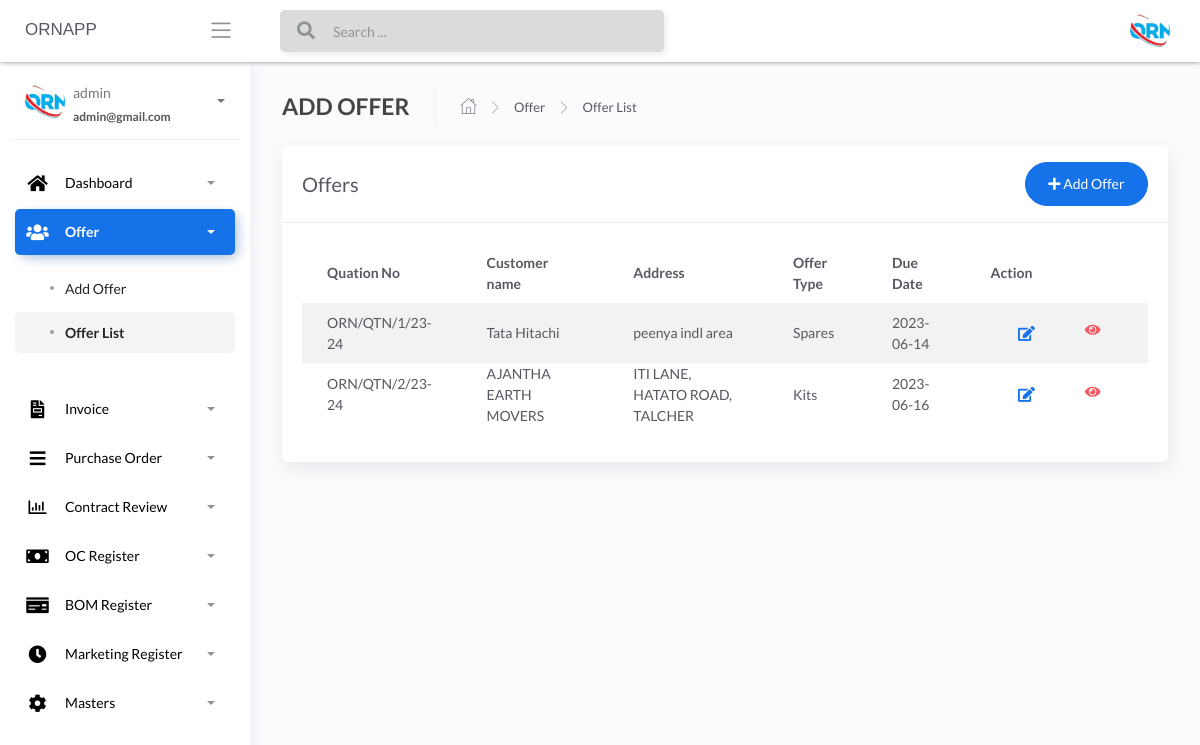
Before: /offer-offerlist (signed in) with the older database file.
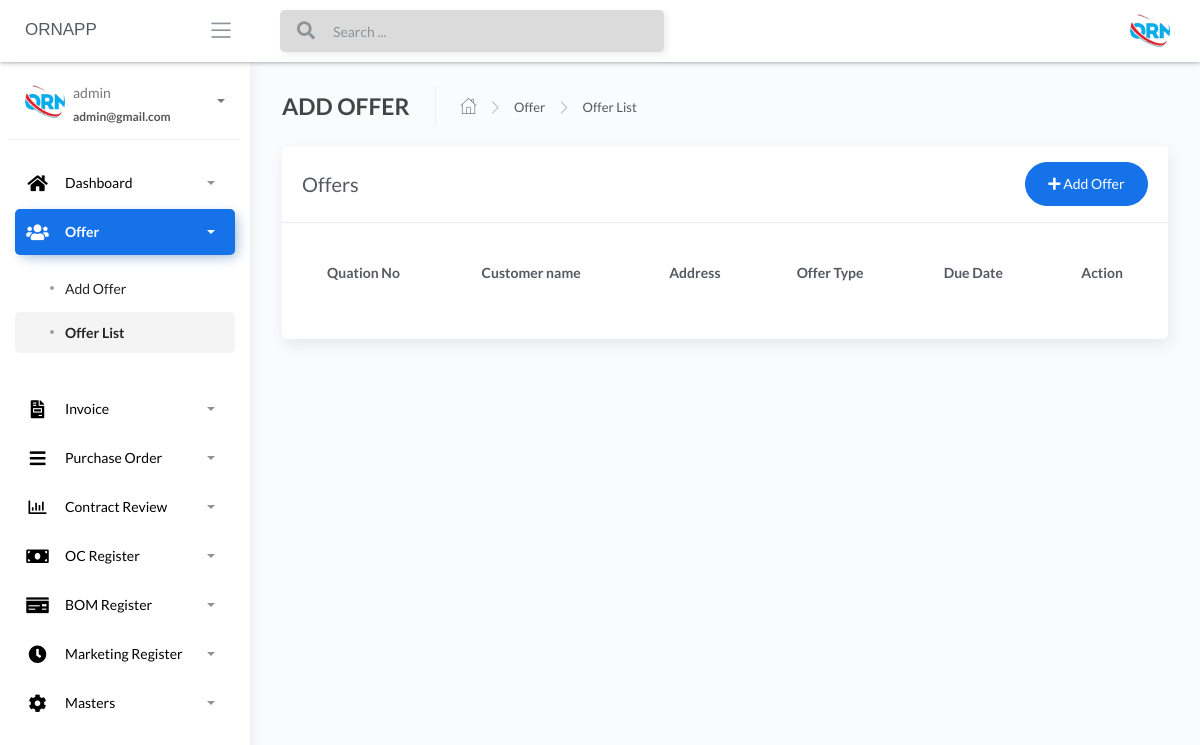
After: the same page with the newer database file.
### apps/authentication/models.py (models this page shows, shortened)
class Users(db.Model, UserMixin):
    __tablename__ = 'Users'
    id = db.Column(db.Integer, primary_key=True)
    username = db.Column(db.String(64), unique=True)
    email = db.Column(db.String(64), unique=True)
    password = db.Column(db.LargeBinary)

### apps/home/models.py (models this page shows, shortened)
class AddOffer(db.Model):
    __tablename__ = "addoffer"
    id = db.Column(db.Integer, primary_key=True)
    customer_name_offer = db.Column(db.String())
    due_date_offer = db.Column(db.String())
    offer_type_offer = db.Column(db.String())
    quotation_number_offer = db.Column(db.String())
    marketing_person_offer = db.Column(db.String())
    currency_type_offer = db.Column(db.String())
    product_kit_offer_json = db.Column(db.String())
    grossAmount = db.Column(db.Float())
    discountType = db.Column(db.String())
    discountValue = db.Column(db.Float())
    assessableValue = db.Column(db.Float())
    pfPercentage = db.Column(db.Float())
    pfValue = db.Column(db.Float())
    freightValue = db.Column(db.Float())
    totalFreight = db.Column(db.Float())
    tcsPercentage = db.Column(db.Float())
    tcsValue = db.Column(db.Float())
    gstPercentage = db.Column(db.Float())
    gstValue = db.Column(db.Float())
    roundOffType = db.Column(db.String())
    roundOffValue = db.Column(db.Float())
    grandTotal = db.Column(db.Float())
    subject_offer = db.Column(db.String())
    reference_offer = db.Column(db.String())
    description_offer = db.Column(db.String())
    footer_description_offer = db.Column(db.String())
    notes_offer = db.Column(db.String())
    price_basis_offer = db.Column(db.String())
    PandFcharges_offer = db.Column(db.String())
    igst_terms_offer = db.Column(db.String())
    hsn_code_offer = db.Column(db.String())
    payment_terms_offer = db.Column(db.String())
    delivery_terms_offer = db.Column(db.String())
    freight_terms_offer = db.Column(db.String())
    validity_terms_offer = db.Column(db.String())
    warrenty_terms_offer = db.Column(db.String())
    contract_review_Order_No = db.Column(db.String())
    contract_review_Order_Date = db.Column(db.String())
    contract_review_PO_Qty = db.Column(db.Integer())
    contract_review_Billing_Address = db.Column(db.String())
    contract_review_Delivery_Address_1 = db.Column(db.String())
    contract_review_Delivery_Address_2 = db.Column(db.String())
    contract_review_Delivery_Address_3 = db.Column(db.String())
    contract_review_Delivery_Address_4 = db.Column(db.String())
    contract_review_Delivery_Address_5 = db.Column(db.String())
    contract_review_Offer_No = db.Column(db.String())
    contract_review_Total_Cost = db.Column(db.Float())
    contract_review_price = db.Column(db.String())
    contract_review_price_1 = db.Column(db.String())
    contract_review_price_2 = db.Column(db.String())
    contract_review_packing_and_Forwarding = db.Column(db.String())
    contract_review_packing_and_Forwarding_1 = db.Column(db.String())
    contract_review_packing_and_Forwarding_2 = db.Column(db.String())
    contract_review_gst = db.Column(db.String())
    contract_review_gst_1 = db.Column(db.String())
    contract_review_gst_2 = db.Column(db.String())
    contract_review_delivery = db.Column(db.String())
    contract_review_delivery_1 = db.Column(db.String())
    contract_review_delivery_2 = db.Column(db.String())
    contract_review_warrantly = db.Column(db.String())
    contract_review_warrantly_1 = db.Column(db.String())
    contract_review_warrantly_2 = db.Column(db.String())
    contract_review_terms_of_pay = db.Column(db.String())
    contract_review_terms_of_pay_1 = db.Column(db.String())
    contract_review_terms_of_pay_2 = db.Column(db.String())
    contract_review_freight = db.Column(db.String())
    contract_review_freight_1 = db.Column(db.String())
    contract_review_freight_2 = db.Column(db.String())
    contract_review_preferred_transporter = db.Column(db.String())
    contract_review_preferred_transporter_1 = db.Column(db.String())
    contract_review_preferred_transporter_2 = db.Column(db.String())
    contract_review_contact_person = db.Column(db.String())
    contract_review_telephone_number = db.Column(db.String())
    contract_review_email_id = db.Column(db.String())
    contract_review_notes = db.Column(db.String())
    contract_review_approve = db.Column(db.INT())
    offer_conformation_number = db.Column(db.String())
    def __repr__(self):
        return f"{self.id}:{self.customer_name_offer}"

### apps/home/routes.py (the view)
@blueprint.route('/offer-offerlist', methods=['GET', 'POST'])
@login_required
def retrieve_list():
    add_user = AddOffer.query.all()
    print(add_user)
    return render_template('home/users.html',add_user=add_user, segment='offer-offerlist')

### apps/__init__.py (called while the page is built)
def configure_database(app):
    @app.before_first_request
    def initialize_database():
        db.create_all()
    @app.teardown_request
    def shutdown_session(exception=None):
        db.session.remove()

### apps/authentication/models.py (called while the page is built)
@login_manager.user_loader
def user_loader(id):
    return Users.query.filter_by(id=id).first()

### apps/templates/home/users.html (shortened to what this page needs)
{% extends "layouts/base.html" %}
{% block content %}
	<div class="content">
		<div class="page-inner">
			<div class="page-header">
				<h4 class="page-title">ADD OFFER</h4>
				<ul class="breadcrumbs">
					<li class="nav-home">
						<a href="#">
							<i class="flaticon-home"></i>
						</a>
					</li>
					<li class="separator">
						<i class="flaticon-right-arrow"></i>
					</li>
					<li class="nav-item">
						<a href="#">Offer</a>
					</li>
					<li class="separator">
						<i class="flaticon-right-arrow"></i>
					</li>
					<li class="nav-item">
						<a href="#">Offer List</a>
					</li>
				</ul>
			</div>
			<div class="row">
				<div class="col-md-12">
					<div class="card">
						<div class="card-header">
							<div class="d-flex align-items-center">
								<h4 class="card-title">Offers</h4>
								<a href="/offer-addoffer" class="ml-auto">
									<button class="btn btn-primary btn-round ml-auto" data-toggle="modal"
										data-target="#addRowModal">
										<i class="fa fa-plus"></i>
										Add Offer
									</button>
								</a>
							</div>
						</div>
						<div class="card-body">
							<div class="table-responsive">
								<table id="add-row" class="display table table-striped table-hover" >
									<thead>
										<tr>
											<th>Quation No</th>
											<th>Customer name</th>
                                            <th>Address</th>
											<th>Offer Type</th>
											<th>Due Date</th>
											<th style="width: 10%">Action</th>
										</tr>
									</thead>
									<tbody>
										{% for user in add_user %}
											<tr
											{% if loop.index %2==0 %}
											{% else %}
											{% endif %}
											>
											<td>{{user.quotation_number_offer}}</td>
											<td>{{user.customer_name_offer}}</td>
											<td>{{user.contract_review_Billing_Address}}</td>
											<td>{{user.offer_type_offer}}</td>
											<td>{{user.due_date_offer}}</td>
											<td>
											<div class="form-button-action">
											<span style="font-size: 24px;color:green;">
											<a href="/" type="button" data-toggle="tooltip" title="" class="btn btn-link btn-primary btn-lg" data-original-title="Edit Task"> <i class="fas fa-edit" ></i></a>
											</span>
											<span style="font-size: 24px;color:red;">
											<a href="/{{user.id}}/offer_pdf" type="button" data-toggle="tooltip" title="" class="btn btn-link btn-danger" data-original-title="view"> <i class="fa fa-eye"></i></a>
											</span>
											</div>
											</td>
										</tr>
									{% endfor %}
									</tbody>
								</table>
							</div>
						</div>
					</div>
				</div>
			</div>
		</div>
	</div>
{% endblock content %}

### apps/templates/layouts/base.html (shortened to what this page needs)
<!DOCTYPE html>
<html lang="en">
<head>
	<link rel="stylesheet" href="/static/assets/css/bootstrap.min.css">
	<link rel="stylesheet" href="/static/assets/css/atlantis.min.css">
</head>
<body data-background-color="white">
	<div class="wrapper">
        {% include 'includes/navigation.html' %}
        {% include 'includes/sidebar.html' %}
		<div class="main-panel">
			{% block content %}{% endblock content %}
		</div>
	</div>
</body>
</html>

### apps/templates/includes/navigation.html (shortened to what this page needs)
<div class="main-header">
  <div class="logo-header" data-background-color="white">
    <a href="" class="logo">
      <h style="font-family: Arial">ORNAPP</h>
    </a>
    <div class="nav-toggle">
      <button class="btn btn-toggle toggle-sidebar">
        <i class="icon-menu"></i>
      </button>
    </div>
  </div>
  <nav
    class="navbar navbar-header navbar-expand-lg"
    data-background-color="white"
  >
    {% if current_user.is_authenticated %}
    <div class="container-fluid">
      <div class="collapse" id="search-nav">
        <form class="navbar-left navbar-form nav-search mr-md-3">
          <div class="input-group">
            <div class="input-group-prepend">
              <button type="submit" class="btn btn-search pr-1">
                <i class="fa fa-search search-icon"></i>
              </button>
            </div>
            <input type="text" placeholder="Search ..." class="form-control" />
          </div>
        </form>
      </div>
      <ul class="navbar-nav topbar-nav ml-md-auto align-items-center">
        <li class="nav-item dropdown hidden-caret">
          <a
            class="dropdown-toggle profile-pic"
            data-toggle="dropdown"
            href="#"
            aria-expanded="false"
          >
            <div class="avatar-sm">
              <img
                src="/static/assets/img/logo.jpg"
                alt="..."
                class="avatar-img rounded-circle"
              />
            </div>
          </a>
        </li>
      </ul>
    </div>
    {% endif %}
  </nav>
</div>

### apps/templates/includes/sidebar.html (shortened to what this page needs)
		<div class="sidebar sidebar-style-2" data-background-color="white">
			<div class="sidebar-wrapper scrollbar scrollbar-inner">
				<div class="sidebar-content">
				{% if current_user.is_authenticated %}
					<div class="user">
						<div class="avatar-sm float-left mr-2">
							<img src="/static/assets/img/logo.jpg" alt="..." class="avatar-img rounded-circle">
						</div>
						<div class="info">
							<a data-toggle="collapse" href="#collapseExample" aria-expanded="true">
								<span>
									{{ current_user.username }}
									<span class="user-level">
										{{ current_user.email }}
									</span>
									<span class="caret"></span>
								</span>
							</a>
						</div>
					</div>
					<ul class="nav nav-primary">
						<li class="nav-item {% if 'dashboard' in segment %} active {% endif %}">
							<a data-toggle="collapse" href="#dashboard" aria-expanded="false">
								<i style="color:black;" class="fas fa-home"></i>
								<p style="color:black;">Dashboard</p>
								<span class="caret"></span>
							</a>
						</li>
						<li class="nav-item {% if 'offer-' in segment %} active {% endif %}">
							<a data-toggle="collapse" href="#base">
								<i  style="color:black;" class="fas fa-users"></i>
								<p  style="color:black;">Offer</p>
								<span class="caret"></span>
							</a>
							<div class="collapse {% if 'offer-' in segment %} show {% endif %}" id="base">
								<ul class="nav nav-collapse">
									<li class="{% if 'offer-addoffer' in segment %} active {% endif %}">
										<a href="/offer-addoffer">
											<span  style="color:black;" class="sub-item">Add Offer</span>
										</a>
									</li>
									<li class="{% if 'offer-offerlist' in segment %} active {% endif %}">
										<a href="/offer-offerlist">
											<span  style="color:black;" class="sub-item">Offer List</span>
										</a>
									</li>
								</ul>
							</div>
						</li>
						<li class="nav-item {% if 'invoice' in segment %} active {% endif %}">
							<a data-toggle="collapse" href="#invoice">
								<i  style="color:black;" class="fas fa-file-invoice"></i>
								<p  style="color:black;">Invoice</p>
								<span class="caret"></span>
							</a>
						</li>
						<li class="nav-item {% if 'purchaseorder' in segment %} active {% endif %}">
							<a data-toggle="collapse" href="#purchaseorder">
								<i  style="color:black;" class="fas fa-bars"></i>
								<p  style="color:black;">Purchase Order</p>
								<span class="caret"></span>
							</a>
						</li>
						<li class="nav-item {% if 'contractreview' in segment %} active {% endif %}">
							<a data-toggle="collapse" href="#contractreview">
								<i  style="color:black;" class="far fa-chart-bar"></i>
								<p  style="color:black;">Contract Review</p>
								<span class="caret"></span>
							</a>
						</li>
						<li class="nav-item {% if 'OcRegister' in segment %} active {% endif %}">
							<a data-toggle="collapse" href="#OcRegister">
								<i  style="color:black;" class="fas fa-money-bill"></i>
								<p  style="color:black;">OC Register</p>
								<span class="caret"></span>
							</a>
						</li>
						<li class="nav-item {% if 'BOMRegister' in segment %} active {% endif %}">
							<a data-toggle="collapse" href="#BOMRegister">
								<i  style="color:black;" class="fas fa-money-check"></i>
								<p  style="color:black;">BOM Register</p>
								<span class="caret"></span>
							</a>
						</li>
						<li class="nav-item {% if 'MarketingRegister' in segment %} active {% endif %}">
							<a data-toggle="collapse" href="#MarketingRegister">
								<i  style="color:black;" class="fas fa-clock"></i>
								<p  style="color:black;">Marketing Register</p>
								<span class="caret"></span>
							</a>
						</li>
						<li class="nav-item {% if 'masters' in segment %} active {% endif %}">
							<a data-toggle="collapse" href="#masters">
								<i  style="color:black;" class="fas fa-cog fa-spin"></i>
								<p  style="color:black;">Masters</p>
								<span class="caret"></span>
							</a>
						</li>
					</ul>
				{% endif %}
				</div>
			</div>
		</div>

Changed rows visible on the page:
removed AddOffer: quotation_number_offer "ORN/QTN/1/23-24", customer_name_offer "Tata Hitachi", contract_review_Billing_Address "peenya indl area", offer_type_offer "Spares", due_date_offer "2023-06-14"
removed AddOffer: quotation_number_offer "ORN/QTN/2/23-24", customer_name_offer "AJANTHA EARTH MOVERS", contract_review_Billing_Address "ITI LANE, HATATO ROAD, TALCHER", offer_type_offer "Kits", due_date_offer "2023-06-16"
